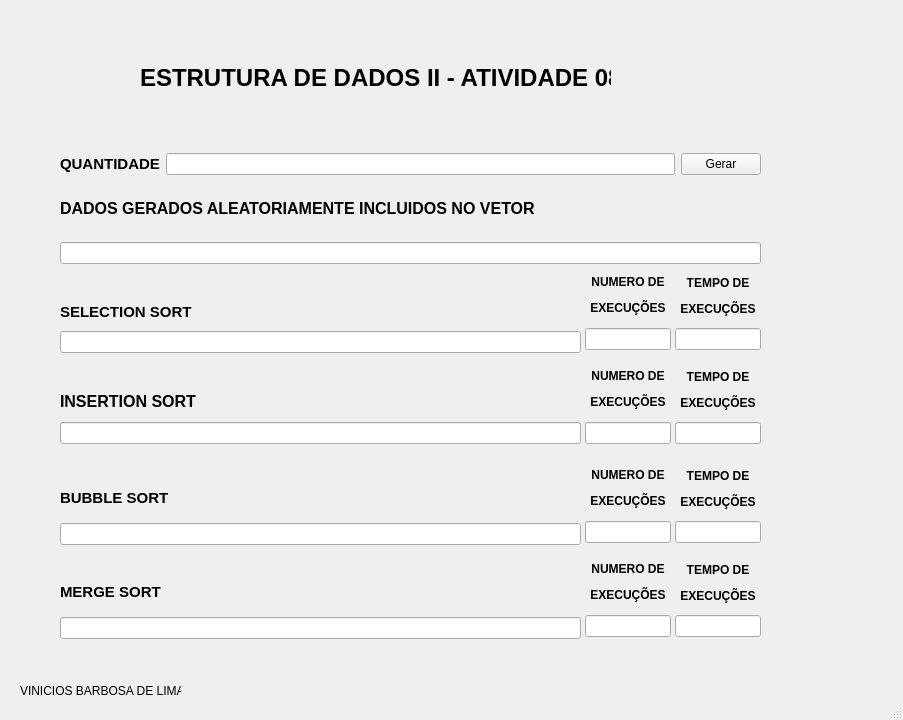
<?xml version="1.0" encoding="UTF-8"?>
<ui version="4.0">
 <class>MainWindow</class>
 <widget class="QMainWindow" name="MainWindow">
  <property name="geometry">
   <rect>
    <x>0</x>
    <y>0</y>
    <width>903</width>
    <height>720</height>
   </rect>
  </property>
  <property name="windowTitle">
   <string>MainWindow</string>
  </property>
  <widget class="QWidget" name="centralwidget">
   <widget class="QWidget" name="verticalLayoutWidget_5">
    <property name="geometry">
     <rect>
      <x>670</x>
      <y>270</y>
      <width>91</width>
      <height>80</height>
     </rect>
    </property>
    <layout class="QVBoxLayout" name="verticalLayout_5">
     <property name="leftMargin">
      <number>5</number>
     </property>
     <item>
      <widget class="QLabel" name="label_6">
       <property name="text">
        <string>&lt;html&gt;&lt;head/&gt;&lt;body&gt;&lt;p align=&quot;center&quot;&gt;&lt;span style=&quot; font-weight:700;&quot;&gt;TEMPO DE&lt;/span&gt;&lt;/p&gt;&lt;p align=&quot;center&quot;&gt;&lt;span style=&quot; font-weight:700;&quot;&gt;EXECUÇÕES&lt;/span&gt;&lt;/p&gt;&lt;/body&gt;&lt;/html&gt;</string>
       </property>
      </widget>
     </item>
     <item>
      <widget class="QLineEdit" name="time_selectinSort">
       <property name="readOnly">
        <bool>true</bool>
       </property>
      </widget>
     </item>
    </layout>
   </widget>
   <widget class="QWidget" name="horizontalLayoutWidget_3">
    <property name="geometry">
     <rect>
      <x>60</x>
      <y>388</y>
      <width>521</width>
      <height>56</height>
     </rect>
    </property>
    <layout class="QHBoxLayout" name="horizontalLayout_3">
     <item>
      <layout class="QVBoxLayout" name="verticalLayout_7">
       <item>
        <widget class="QLabel" name="label_8">
         <property name="text">
          <string>&lt;html&gt;&lt;head/&gt;&lt;body&gt;&lt;p&gt;&lt;span style=&quot; font-size:12pt; font-weight:700;&quot;&gt;INSERTION SORT&lt;/span&gt;&lt;/p&gt;&lt;/body&gt;&lt;/html&gt;</string>
         </property>
        </widget>
       </item>
       <item>
        <widget class="QLineEdit" name="saida_insertionSort">
         <property name="readOnly">
          <bool>true</bool>
         </property>
        </widget>
       </item>
      </layout>
     </item>
    </layout>
   </widget>
   <widget class="QWidget" name="horizontalLayoutWidget_2">
    <property name="geometry">
     <rect>
      <x>60</x>
      <y>299</y>
      <width>521</width>
      <height>54</height>
     </rect>
    </property>
    <layout class="QHBoxLayout" name="horizontalLayout_2">
     <item>
      <layout class="QVBoxLayout" name="verticalLayout_3">
       <item>
        <widget class="QLabel" name="label_4">
         <property name="text">
          <string>&lt;html&gt;&lt;head/&gt;&lt;body&gt;&lt;p&gt;&lt;span style=&quot; font-size:11pt; font-weight:700;&quot;&gt;SELECTION SORT&lt;/span&gt;&lt;/p&gt;&lt;/body&gt;&lt;/html&gt;</string>
         </property>
        </widget>
       </item>
       <item>
        <widget class="QLineEdit" name="saida_selectionSort">
         <property name="readOnly">
          <bool>true</bool>
         </property>
        </widget>
       </item>
      </layout>
     </item>
    </layout>
   </widget>
   <widget class="QWidget" name="verticalLayoutWidget_4">
    <property name="geometry">
     <rect>
      <x>580</x>
      <y>269</y>
      <width>91</width>
      <height>81</height>
     </rect>
    </property>
    <layout class="QVBoxLayout" name="verticalLayout_4">
     <property name="leftMargin">
      <number>5</number>
     </property>
     <item>
      <widget class="QLabel" name="label_5">
       <property name="text">
        <string>&lt;html&gt;&lt;head/&gt;&lt;body&gt;&lt;p align=&quot;center&quot;&gt;&lt;span style=&quot; font-weight:700;&quot;&gt;NUMERO DE&lt;/span&gt;&lt;/p&gt;&lt;p align=&quot;center&quot;&gt;&lt;span style=&quot; font-weight:700;&quot;&gt; EXECUÇÕES&lt;/span&gt;&lt;/p&gt;&lt;/body&gt;&lt;/html&gt;</string>
       </property>
      </widget>
     </item>
     <item>
      <widget class="QLineEdit" name="num_exe_selectionSort">
       <property name="readOnly">
        <bool>true</bool>
       </property>
      </widget>
     </item>
    </layout>
   </widget>
   <widget class="QLabel" name="label">
    <property name="geometry">
     <rect>
      <x>140</x>
      <y>63</y>
      <width>471</width>
      <height>31</height>
     </rect>
    </property>
    <property name="text">
     <string>&lt;html&gt;&lt;head/&gt;&lt;body&gt;&lt;p&gt;&lt;span style=&quot; font-size:18pt; font-weight:700;&quot;&gt;ESTRUTURA DE DADOS II - ATIVIDADE 08&lt;/span&gt;&lt;/p&gt;&lt;/body&gt;&lt;/html&gt;</string>
    </property>
   </widget>
   <widget class="QLabel" name="label_14">
    <property name="geometry">
     <rect>
      <x>620</x>
      <y>23</y>
      <width>131</width>
      <height>111</height>
     </rect>
    </property>
    <property name="text">
     <string/>
    </property>
    <property name="pixmap">
     <pixmap>../../ED2_08/ATIVIDADE_08/puc.jpg</pixmap>
    </property>
    <property name="scaledContents">
     <bool>true</bool>
    </property>
   </widget>
   <widget class="QWidget" name="verticalLayoutWidget_6">
    <property name="geometry">
     <rect>
      <x>670</x>
      <y>364</y>
      <width>91</width>
      <height>80</height>
     </rect>
    </property>
    <layout class="QVBoxLayout" name="verticalLayout_6">
     <property name="leftMargin">
      <number>5</number>
     </property>
     <item>
      <widget class="QLabel" name="label_7">
       <property name="text">
        <string>&lt;html&gt;&lt;head/&gt;&lt;body&gt;&lt;p align=&quot;center&quot;&gt;&lt;span style=&quot; font-weight:700;&quot;&gt;TEMPO DE&lt;/span&gt;&lt;/p&gt;&lt;p align=&quot;center&quot;&gt;&lt;span style=&quot; font-weight:700;&quot;&gt;EXECUÇÕES&lt;/span&gt;&lt;/p&gt;&lt;/body&gt;&lt;/html&gt;</string>
       </property>
      </widget>
     </item>
     <item>
      <widget class="QLineEdit" name="time_insertionSort">
       <property name="readOnly">
        <bool>true</bool>
       </property>
      </widget>
     </item>
    </layout>
   </widget>
   <widget class="QWidget" name="verticalLayoutWidget_2">
    <property name="geometry">
     <rect>
      <x>60</x>
      <y>153</y>
      <width>701</width>
      <height>111</height>
     </rect>
    </property>
    <layout class="QVBoxLayout" name="verticalLayout_2">
     <item>
      <layout class="QHBoxLayout" name="horizontalLayout">
       <item>
        <widget class="QLabel" name="label_2">
         <property name="text">
          <string>&lt;html&gt;&lt;head/&gt;&lt;body&gt;&lt;p&gt;&lt;span style=&quot; font-size:11pt; font-weight:700;&quot;&gt;QUANTIDADE&lt;/span&gt;&lt;/p&gt;&lt;/body&gt;&lt;/html&gt;</string>
         </property>
        </widget>
       </item>
       <item>
        <widget class="QLineEdit" name="entrada_tam"/>
       </item>
       <item>
        <widget class="QPushButton" name="btn_gerar">
         <property name="text">
          <string>Gerar</string>
         </property>
        </widget>
       </item>
      </layout>
     </item>
     <item>
      <layout class="QVBoxLayout" name="verticalLayout">
       <item>
        <widget class="QLabel" name="label_3">
         <property name="text">
          <string>&lt;html&gt;&lt;head/&gt;&lt;body&gt;&lt;p&gt;&lt;span style=&quot; font-size:12pt; font-weight:700;&quot;&gt;DADOS GERADOS ALEATORIAMENTE INCLUIDOS NO VETOR&lt;/span&gt;&lt;/p&gt;&lt;/body&gt;&lt;/html&gt;</string>
         </property>
        </widget>
       </item>
       <item>
        <widget class="QLineEdit" name="saida_vetor_random">
         <property name="readOnly">
          <bool>true</bool>
         </property>
        </widget>
       </item>
      </layout>
     </item>
    </layout>
   </widget>
   <widget class="QWidget" name="verticalLayoutWidget_9">
    <property name="geometry">
     <rect>
      <x>580</x>
      <y>462</y>
      <width>91</width>
      <height>81</height>
     </rect>
    </property>
    <layout class="QVBoxLayout" name="verticalLayout_10">
     <property name="leftMargin">
      <number>5</number>
     </property>
     <property name="rightMargin">
      <number>0</number>
     </property>
     <item>
      <widget class="QLabel" name="label_12">
       <property name="text">
        <string>&lt;html&gt;&lt;head/&gt;&lt;body&gt;&lt;p align=&quot;center&quot;&gt;&lt;span style=&quot; font-weight:700;&quot;&gt;NUMERO DE&lt;/span&gt;&lt;/p&gt;&lt;p align=&quot;center&quot;&gt;&lt;span style=&quot; font-weight:700;&quot;&gt; EXECUÇÕES&lt;/span&gt;&lt;/p&gt;&lt;/body&gt;&lt;/html&gt;</string>
       </property>
      </widget>
     </item>
     <item>
      <widget class="QLineEdit" name="num_exe_bubbleSort">
       <property name="readOnly">
        <bool>true</bool>
       </property>
      </widget>
     </item>
    </layout>
   </widget>
   <widget class="QLabel" name="label_10">
    <property name="geometry">
     <rect>
      <x>20</x>
      <y>683</y>
      <width>161</width>
      <height>16</height>
     </rect>
    </property>
    <property name="text">
     <string>VINICIOS BARBOSA DE LIMA</string>
    </property>
   </widget>
   <widget class="QWidget" name="horizontalLayoutWidget_4">
    <property name="geometry">
     <rect>
      <x>60</x>
      <y>479</y>
      <width>521</width>
      <height>66</height>
     </rect>
    </property>
    <layout class="QHBoxLayout" name="horizontalLayout_4">
     <item>
      <layout class="QVBoxLayout" name="verticalLayout_11">
       <item>
        <widget class="QLabel" name="label_13">
         <property name="text">
          <string>&lt;html&gt;&lt;head/&gt;&lt;body&gt;&lt;p&gt;&lt;span style=&quot; font-size:11pt; font-weight:700;&quot;&gt;BUBBLE SORT&lt;/span&gt;&lt;/p&gt;&lt;/body&gt;&lt;/html&gt;</string>
         </property>
        </widget>
       </item>
       <item>
        <widget class="QLineEdit" name="saida_bubbleSort">
         <property name="readOnly">
          <bool>true</bool>
         </property>
        </widget>
       </item>
      </layout>
     </item>
    </layout>
   </widget>
   <widget class="QWidget" name="verticalLayoutWidget_8">
    <property name="geometry">
     <rect>
      <x>670</x>
      <y>463</y>
      <width>91</width>
      <height>80</height>
     </rect>
    </property>
    <layout class="QVBoxLayout" name="verticalLayout_9">
     <property name="leftMargin">
      <number>5</number>
     </property>
     <item>
      <widget class="QLabel" name="label_11">
       <property name="text">
        <string>&lt;html&gt;&lt;head/&gt;&lt;body&gt;&lt;p align=&quot;center&quot;&gt;&lt;span style=&quot; font-weight:700;&quot;&gt;TEMPO DE&lt;/span&gt;&lt;/p&gt;&lt;p align=&quot;center&quot;&gt;&lt;span style=&quot; font-weight:700;&quot;&gt;EXECUÇÕES&lt;/span&gt;&lt;/p&gt;&lt;/body&gt;&lt;/html&gt;</string>
       </property>
      </widget>
     </item>
     <item>
      <widget class="QLineEdit" name="time_bubbleSort">
       <property name="readOnly">
        <bool>true</bool>
       </property>
      </widget>
     </item>
    </layout>
   </widget>
   <widget class="QWidget" name="verticalLayoutWidget_7">
    <property name="geometry">
     <rect>
      <x>580</x>
      <y>363</y>
      <width>91</width>
      <height>81</height>
     </rect>
    </property>
    <layout class="QVBoxLayout" name="verticalLayout_8">
     <property name="leftMargin">
      <number>5</number>
     </property>
     <property name="rightMargin">
      <number>0</number>
     </property>
     <item>
      <widget class="QLabel" name="label_9">
       <property name="text">
        <string>&lt;html&gt;&lt;head/&gt;&lt;body&gt;&lt;p align=&quot;center&quot;&gt;&lt;span style=&quot; font-weight:700;&quot;&gt;NUMERO DE&lt;/span&gt;&lt;/p&gt;&lt;p align=&quot;center&quot;&gt;&lt;span style=&quot; font-weight:700;&quot;&gt; EXECUÇÕES&lt;/span&gt;&lt;/p&gt;&lt;/body&gt;&lt;/html&gt;</string>
       </property>
      </widget>
     </item>
     <item>
      <widget class="QLineEdit" name="num_exe_insertionSort">
       <property name="readOnly">
        <bool>true</bool>
       </property>
      </widget>
     </item>
    </layout>
   </widget>
   <widget class="QWidget" name="verticalLayoutWidget_10">
    <property name="geometry">
     <rect>
      <x>580</x>
      <y>556</y>
      <width>91</width>
      <height>81</height>
     </rect>
    </property>
    <layout class="QVBoxLayout" name="verticalLayout_12">
     <property name="leftMargin">
      <number>5</number>
     </property>
     <property name="rightMargin">
      <number>0</number>
     </property>
     <item>
      <widget class="QLabel" name="label_15">
       <property name="text">
        <string>&lt;html&gt;&lt;head/&gt;&lt;body&gt;&lt;p align=&quot;center&quot;&gt;&lt;span style=&quot; font-weight:700;&quot;&gt;NUMERO DE&lt;/span&gt;&lt;/p&gt;&lt;p align=&quot;center&quot;&gt;&lt;span style=&quot; font-weight:700;&quot;&gt; EXECUÇÕES&lt;/span&gt;&lt;/p&gt;&lt;/body&gt;&lt;/html&gt;</string>
       </property>
      </widget>
     </item>
     <item>
      <widget class="QLineEdit" name="num_exe_mergeSort">
       <property name="readOnly">
        <bool>true</bool>
       </property>
      </widget>
     </item>
    </layout>
   </widget>
   <widget class="QWidget" name="horizontalLayoutWidget_5">
    <property name="geometry">
     <rect>
      <x>60</x>
      <y>573</y>
      <width>521</width>
      <height>66</height>
     </rect>
    </property>
    <layout class="QHBoxLayout" name="horizontalLayout_5">
     <item>
      <layout class="QVBoxLayout" name="verticalLayout_13">
       <item>
        <widget class="QLabel" name="label_16">
         <property name="text">
          <string>&lt;html&gt;&lt;head/&gt;&lt;body&gt;&lt;p&gt;&lt;span style=&quot; font-size:11pt; font-weight:700;&quot;&gt;MERGE SORT&lt;/span&gt;&lt;/p&gt;&lt;/body&gt;&lt;/html&gt;</string>
         </property>
        </widget>
       </item>
       <item>
        <widget class="QLineEdit" name="saida_mergeSort">
         <property name="readOnly">
          <bool>true</bool>
         </property>
        </widget>
       </item>
      </layout>
     </item>
    </layout>
   </widget>
   <widget class="QWidget" name="verticalLayoutWidget_11">
    <property name="geometry">
     <rect>
      <x>670</x>
      <y>557</y>
      <width>91</width>
      <height>80</height>
     </rect>
    </property>
    <layout class="QVBoxLayout" name="verticalLayout_14">
     <property name="leftMargin">
      <number>5</number>
     </property>
     <item>
      <widget class="QLabel" name="label_17">
       <property name="text">
        <string>&lt;html&gt;&lt;head/&gt;&lt;body&gt;&lt;p align=&quot;center&quot;&gt;&lt;span style=&quot; font-weight:700;&quot;&gt;TEMPO DE&lt;/span&gt;&lt;/p&gt;&lt;p align=&quot;center&quot;&gt;&lt;span style=&quot; font-weight:700;&quot;&gt;EXECUÇÕES&lt;/span&gt;&lt;/p&gt;&lt;/body&gt;&lt;/html&gt;</string>
       </property>
      </widget>
     </item>
     <item>
      <widget class="QLineEdit" name="time_mergeSort">
       <property name="readOnly">
        <bool>true</bool>
       </property>
      </widget>
     </item>
    </layout>
   </widget>
  </widget>
  <widget class="QMenuBar" name="menubar">
   <property name="geometry">
    <rect>
     <x>0</x>
     <y>0</y>
     <width>903</width>
     <height>21</height>
    </rect>
   </property>
  </widget>
  <widget class="QStatusBar" name="statusbar"/>
 </widget>
 <resources/>
 <connections/>
</ui>
